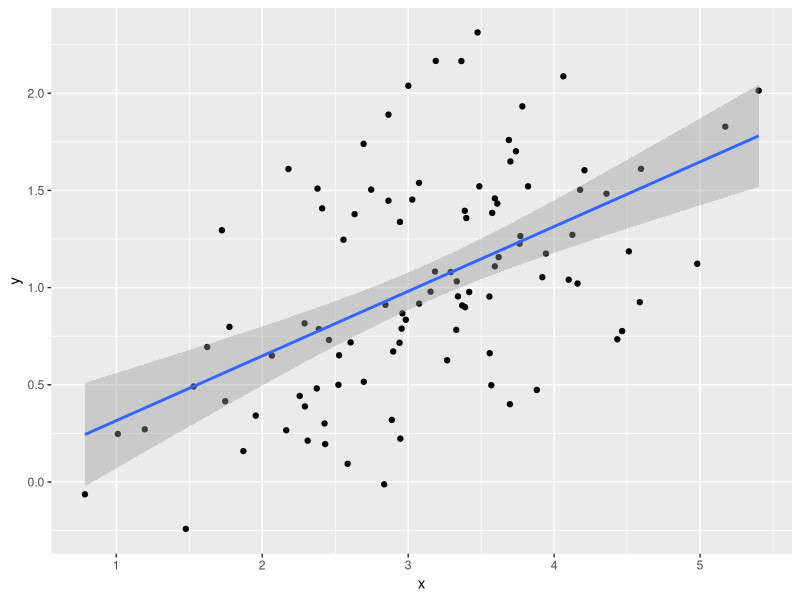
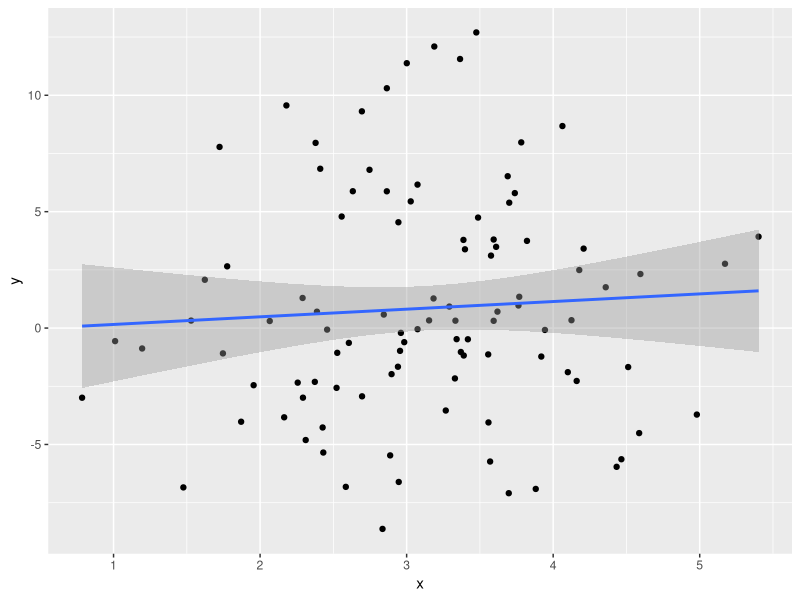

These figures' R source, in order:
## ---- chunk 1
library(tidyverse)

set.seed(1) # Daten sollen immer gleich erzeugt werden

x <- rnorm(n = 100, mean = 3, sd = 1)
fehler <- rnorm(n = 100, mean = 0, sd = 0.5)
y <- 1/3 * x + fehler

# Ein Diagramm nur mit Angabe von x und y
qplot(x, y) +
  geom_smooth(method = "lm")
## ---- chunk 2
ausgleichsgerade <- lm(y ~ x) # Konstruktion einer Ausgleichsgeraden

ausgleichsgerade %>% 
  summary() # Anzeige der Werte von a (Intercept) und b (x) für diese Gerade
## ---- chunk 3
set.seed(1)

x <- rnorm(n = 100, mean = 3, sd = 1)
fehler <- rnorm(n = 100, mean = 0, sd = 5) # Der Fehler wird größer
y <- 1/3 * x + fehler

qplot(x, y) +
  geom_smooth(method = "lm")
## ---- chunk 4
ausgleichsgerade <- lm(y ~ x)

ausgleichsgerade %>% 
  summary()
